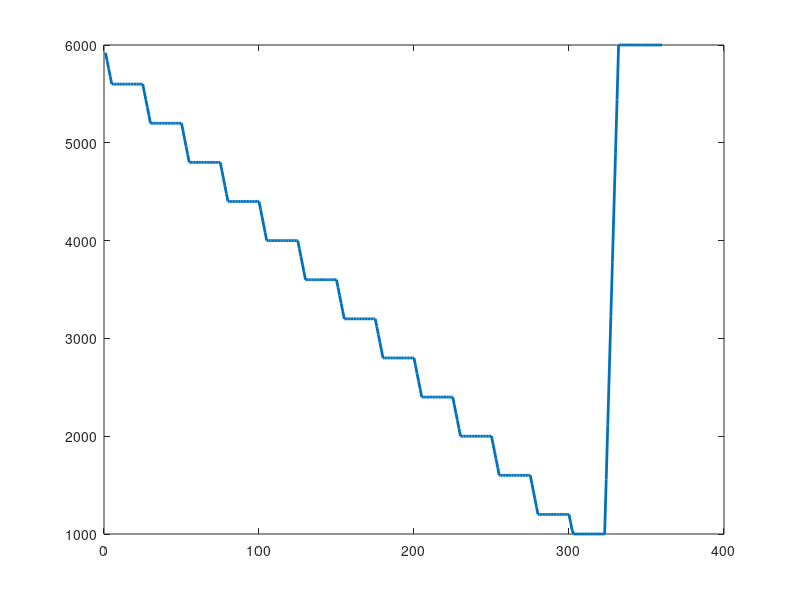

Reproduce this figure in MATLAB.
Pi = 6000;      %inital reservoir pressure: 6000 psi
P_low = 1000;   %the low bound for BHP
dropSlope = 80; %maximum BHP drop rate: 80 psi/day
dropInt = 5;    %drop the pressure for 5 days
holdInt = 20;    %hold the pressure for 5 days
tstep = ones(1,360);

pInt = Pi:-dropSlope*dropInt:P_low;
pInt = [pInt P_low];

dt = 1;
bhp = [];
for i=1:(length(pInt)-1)
   bhp = [bhp (pInt(i)-dt*dropSlope):-dt*dropSlope:pInt(i+1)];
   bhp = [bhp pInt(i+1)*ones(1,holdInt/dt)];
end
bhp1 = [bhp P_low*ones(1,length(tstep)-length(bhp))];

fileT = fopen('tstep.dat','w');
fileSch = fopen('sch.dat','w');
fprintf(fileT,'%d ',tstep);
fprintf(fileSch,'%d ',bhp1);
% --------------- print case(2) - case(N) --------------

buildInt =10;
buildGoal = 6000;   %shut the well to keep BHP 6000 psi
buildAt = [4000 3000 2000 1000]
for i = 1:length(buildAt)
    P_low = buildAt(i);
    pInt = Pi:-dropSlope*dropInt:P_low;
    if(pInt(end) ~= P_low)
        pInt = [pInt P_low];
    end
    
    dt = 1;
    bhp = [];
    for i=1:(length(pInt)-1)
        bhp = [bhp (pInt(i)-dt*dropSlope):-dt*dropSlope:pInt(i+1)];
        bhp = [bhp pInt(i+1)*ones(1,holdInt/dt)];
    end
    bhp2 = [bhp linspace(bhp(end),buildGoal,buildInt)];
    bhp2 = [bhp2 buildGoal*ones(1,length(tstep)-length(bhp2))]
    
    fprintf(fileT,'\n');
    fprintf(fileT,'%d ',tstep);

    fprintf(fileSch,'\n');
    fprintf(fileSch,'%d ',bhp2);
    
    
    plot(cumsum(tstep),bhp2,'LineWidth',2)
end

fclose(fileT);
fclose(fileSch);

% bhp2 = [bhp linspace(bhp(end),buildGoal,buildInt)];
% bhp2 = [bhp2 buildGoal*ones(1,length(tstep)-length(bhp2))]
% 
% 
% 
% fprintf(fileT,'\n');
% fprintf(fileT,'%d ',tstep);
% 
% 
% fprintf(fileSch,'\n');
% fprintf(fileSch,'%d ',bhp2);
% 
% plot(cumsum(tstep),bhp1,'LineWidth',2)
% titleStr1 = ['pressure drop time=' num2str(dropInt) ' days          pressure hold time=' num2str(holdInt) ' days']
% title(titleStr1);
% 
% plot(cumsum(tstep),bhp2,'LineWidth',2)